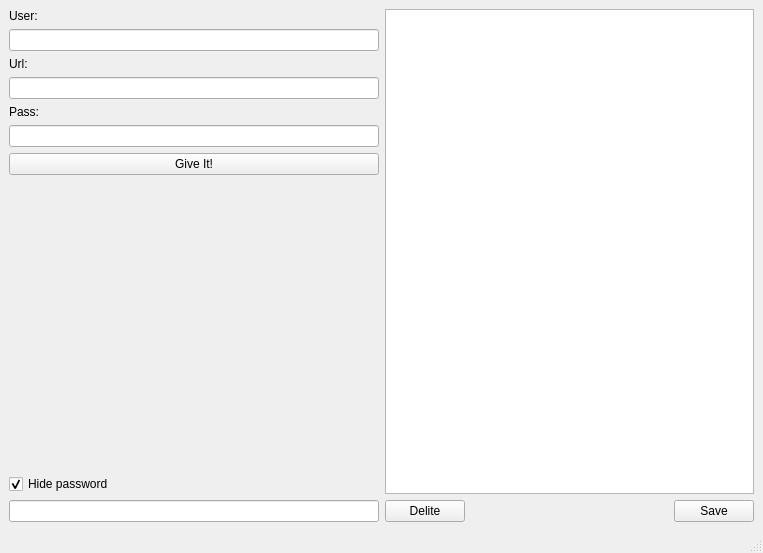
<?xml version="1.0" encoding="UTF-8"?>
<ui version="4.0">
 <class>Pass</class>
 <widget class="QMainWindow" name="Pass">
  <property name="geometry">
   <rect>
    <x>0</x>
    <y>0</y>
    <width>763</width>
    <height>553</height>
   </rect>
  </property>
  <property name="windowTitle">
   <string>Pass</string>
  </property>
  <widget class="QWidget" name="QWidget">
   <layout class="QGridLayout" name="gridLayout">
    <item row="0" column="0">
     <layout class="QVBoxLayout" name="verticalLayout">
      <item>
       <widget class="QLabel" name="labelUser">
        <property name="sizePolicy">
         <sizepolicy hsizetype="Preferred" vsizetype="Fixed">
          <horstretch>0</horstretch>
          <verstretch>0</verstretch>
         </sizepolicy>
        </property>
        <property name="text">
         <string>User:</string>
        </property>
       </widget>
      </item>
      <item>
       <widget class="QLineEdit" name="lineEditUser"/>
      </item>
      <item>
       <widget class="QLabel" name="labelURL">
        <property name="sizePolicy">
         <sizepolicy hsizetype="Preferred" vsizetype="Fixed">
          <horstretch>0</horstretch>
          <verstretch>0</verstretch>
         </sizepolicy>
        </property>
        <property name="text">
         <string>Url:</string>
        </property>
       </widget>
      </item>
      <item>
       <widget class="QLineEdit" name="lineEditURL"/>
      </item>
      <item>
       <widget class="QLabel" name="labelPass">
        <property name="sizePolicy">
         <sizepolicy hsizetype="Preferred" vsizetype="Fixed">
          <horstretch>0</horstretch>
          <verstretch>0</verstretch>
         </sizepolicy>
        </property>
        <property name="text">
         <string>Pass:</string>
        </property>
       </widget>
      </item>
      <item>
       <widget class="QLineEdit" name="lineEditPass"/>
      </item>
      <item>
       <widget class="QPushButton" name="pushButton">
        <property name="sizePolicy">
         <sizepolicy hsizetype="Minimum" vsizetype="Maximum">
          <horstretch>0</horstretch>
          <verstretch>0</verstretch>
         </sizepolicy>
        </property>
        <property name="text">
         <string>Give It!</string>
        </property>
       </widget>
      </item>
      <item>
       <spacer name="verticalSpacer">
        <property name="orientation">
         <enum>Qt::Vertical</enum>
        </property>
        <property name="sizeHint" stdset="0">
         <size>
          <width>20</width>
          <height>18</height>
         </size>
        </property>
       </spacer>
      </item>
      <item>
       <widget class="QCheckBox" name="checkBox">
        <property name="enabled">
         <bool>true</bool>
        </property>
        <property name="text">
         <string>Hide password</string>
        </property>
        <property name="checked">
         <bool>true</bool>
        </property>
       </widget>
      </item>
      <item>
       <widget class="QLineEdit" name="lineEditGive"/>
      </item>
     </layout>
    </item>
    <item row="0" column="1">
     <layout class="QVBoxLayout" name="verticalLayout_2">
      <item>
       <widget class="QListWidget" name="listWidget"/>
      </item>
      <item>
       <layout class="QHBoxLayout" name="horizontalLayout">
        <item>
         <widget class="QPushButton" name="deliteButton">
          <property name="text">
           <string>Delite</string>
          </property>
         </widget>
        </item>
        <item>
         <spacer name="horizontalSpacer_2">
          <property name="orientation">
           <enum>Qt::Horizontal</enum>
          </property>
          <property name="sizeHint" stdset="0">
           <size>
            <width>40</width>
            <height>20</height>
           </size>
          </property>
         </spacer>
        </item>
        <item>
         <widget class="QPushButton" name="saveButton">
          <property name="text">
           <string>Save</string>
          </property>
         </widget>
        </item>
       </layout>
      </item>
     </layout>
    </item>
   </layout>
  </widget>
  <widget class="QMenuBar" name="menubar">
   <property name="geometry">
    <rect>
     <x>0</x>
     <y>0</y>
     <width>763</width>
     <height>21</height>
    </rect>
   </property>
  </widget>
  <widget class="QStatusBar" name="statusbar"/>
 </widget>
 <resources/>
 <connections/>
</ui>
